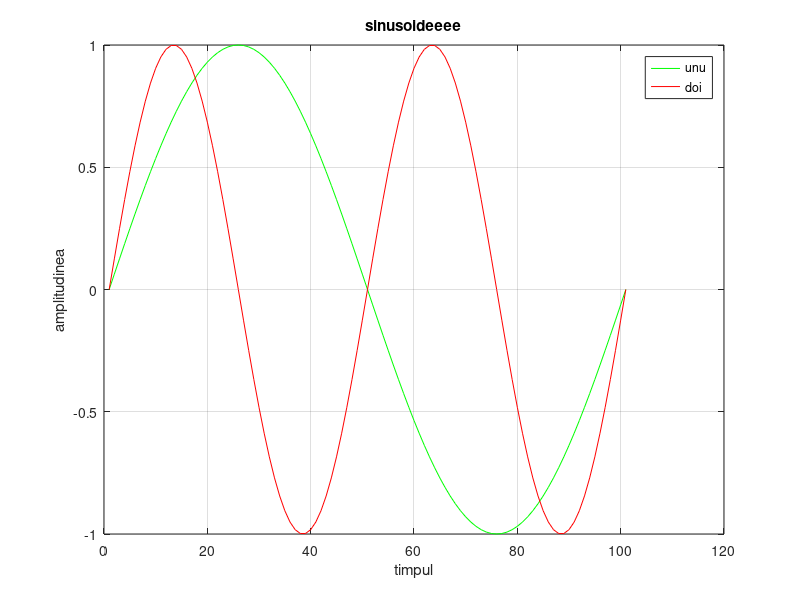

Write the MATLAB code that produced this figure.
function answ = f
  
    x = [1; 2; 3; 4; 5]
    s = 0;
    
    %for i = 1 : length(x)
    %    s = s + x(i) * x(i);
    %end
    
    s = x' * x;
    
    t = [0 : 0.01 : 1];
    y1 = sin(2 * pi * t);
    y2 = sin(4 * pi * t);
    
    plot(y1, 'g', y2, 'r');
    title("sinusoideeee");
    xlabel('timpul');
    ylabel('amplitudinea');
    grid on;
    legend("unu", "doi");
    
endfunction
